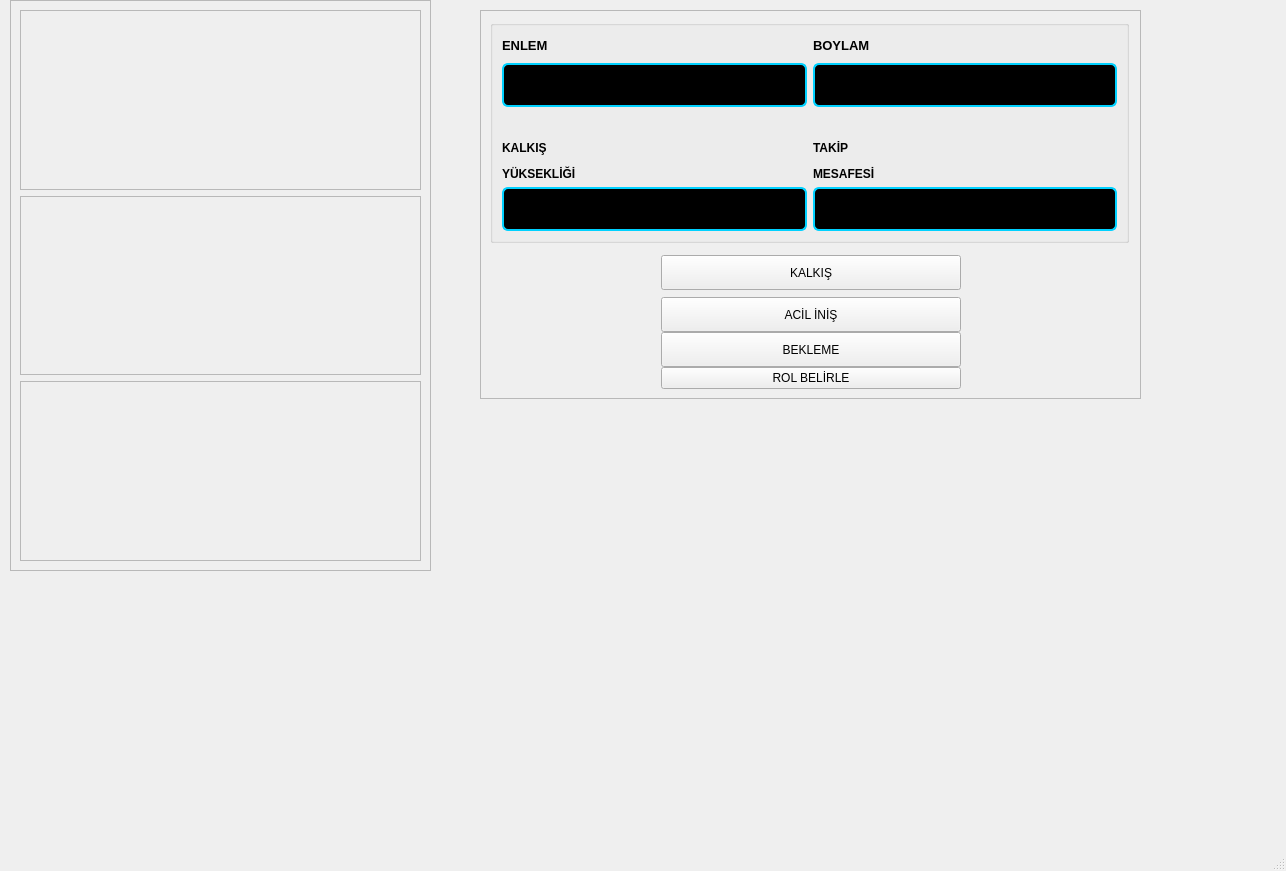
<?xml version="1.0" encoding="UTF-8"?>
<ui version="4.0">
 <class>MainWindow</class>
 <widget class="QMainWindow" name="MainWindow">
  <property name="geometry">
   <rect>
    <x>0</x>
    <y>0</y>
    <width>1286</width>
    <height>871</height>
   </rect>
  </property>
  <property name="windowTitle">
   <string>MainWindow</string>
  </property>
  <widget class="QWidget" name="centralwidget">
   <widget class="QFrame" name="sag_frame">
    <property name="geometry">
     <rect>
      <x>480</x>
      <y>10</y>
      <width>661</width>
      <height>389</height>
     </rect>
    </property>
    <property name="frameShape">
     <enum>QFrame::StyledPanel</enum>
    </property>
    <property name="frameShadow">
     <enum>QFrame::Raised</enum>
    </property>
    <layout class="QGridLayout" name="gridLayout_3">
     <item row="0" column="0">
      <layout class="QGridLayout" name="gridLayout_5">
       <property name="horizontalSpacing">
        <number>7</number>
       </property>
       <item row="1" column="0">
        <layout class="QGridLayout" name="gridLayout_10" columnstretch="0,0,0">
         <item row="1" column="1">
          <widget class="QPushButton" name="pushButton_2">
           <property name="sizePolicy">
            <sizepolicy hsizetype="Expanding" vsizetype="Fixed">
             <horstretch>0</horstretch>
             <verstretch>0</verstretch>
            </sizepolicy>
           </property>
           <property name="minimumSize">
            <size>
             <width>0</width>
             <height>35</height>
            </size>
           </property>
           <property name="text">
            <string>ACİL İNİŞ</string>
           </property>
          </widget>
         </item>
         <item row="0" column="0">
          <spacer name="horizontalSpacer">
           <property name="orientation">
            <enum>Qt::Horizontal</enum>
           </property>
           <property name="sizeHint" stdset="0">
            <size>
             <width>48</width>
             <height>48</height>
            </size>
           </property>
          </spacer>
         </item>
         <item row="2" column="1">
          <widget class="QPushButton" name="pushButton_3">
           <property name="sizePolicy">
            <sizepolicy hsizetype="Expanding" vsizetype="Fixed">
             <horstretch>0</horstretch>
             <verstretch>0</verstretch>
            </sizepolicy>
           </property>
           <property name="minimumSize">
            <size>
             <width>0</width>
             <height>35</height>
            </size>
           </property>
           <property name="text">
            <string>BEKLEME</string>
           </property>
          </widget>
         </item>
         <item row="0" column="2">
          <spacer name="horizontalSpacer_3">
           <property name="orientation">
            <enum>Qt::Horizontal</enum>
           </property>
           <property name="sizeHint" stdset="0">
            <size>
             <width>40</width>
             <height>20</height>
            </size>
           </property>
          </spacer>
         </item>
         <item row="0" column="1">
          <widget class="QPushButton" name="pushButton">
           <property name="sizePolicy">
            <sizepolicy hsizetype="Expanding" vsizetype="Fixed">
             <horstretch>0</horstretch>
             <verstretch>0</verstretch>
            </sizepolicy>
           </property>
           <property name="minimumSize">
            <size>
             <width>300</width>
             <height>35</height>
            </size>
           </property>
           <property name="text">
            <string>KALKIŞ</string>
           </property>
          </widget>
         </item>
         <item row="3" column="1">
          <widget class="QPushButton" name="btn_rol_atama">
           <property name="text">
            <string>ROL BELİRLE</string>
           </property>
          </widget>
         </item>
        </layout>
       </item>
       <item row="0" column="0">
        <widget class="QGroupBox" name="groupBox_6">
         <property name="sizePolicy">
          <sizepolicy hsizetype="Expanding" vsizetype="Expanding">
           <horstretch>0</horstretch>
           <verstretch>0</verstretch>
          </sizepolicy>
         </property>
         <property name="maximumSize">
          <size>
           <width>639</width>
           <height>326</height>
          </size>
         </property>
         <property name="title">
          <string/>
         </property>
         <layout class="QGridLayout" name="gridLayout">
          <item row="0" column="0">
           <layout class="QGridLayout" name="gridLayout_6">
            <item row="0" column="0">
             <layout class="QGridLayout" name="gridLayout_7">
              <item row="1" column="1" rowspan="3">
               <layout class="QGridLayout" name="gridLayout_8">
                <item row="4" column="1">
                 <widget class="QLabel" name="label_4">
                  <property name="text">
                   <string>&lt;html&gt;&lt;head/&gt;&lt;body&gt;&lt;p&gt;&lt;span style=&quot; font-size:9pt; font-weight:600;&quot;&gt;TAKİP &lt;/span&gt;&lt;/p&gt;&lt;p&gt;&lt;span style=&quot; font-size:9pt; font-weight:600;&quot;&gt;MESAFESİ&lt;/span&gt;&lt;/p&gt;&lt;/body&gt;&lt;/html&gt;</string>
                  </property>
                 </widget>
                </item>
                <item row="2" column="1">
                 <widget class="QLineEdit" name="boylam">
                  <property name="sizePolicy">
                   <sizepolicy hsizetype="Expanding" vsizetype="Fixed">
                    <horstretch>0</horstretch>
                    <verstretch>0</verstretch>
                   </sizepolicy>
                  </property>
                  <property name="styleSheet">
                   <string notr="true">QLineEdit {
    background-color: #000000;
    color: white; /* Yazılar tamamen beyaz */
    border: 1.5px solid #00D1FF; /* Senin ikonik turkuaz çerçeven */
    border-radius: 6px;
    padding-left: 12px;
    padding-right: 12px;
    font-family: 'Consolas', monospace; /* Teknik/Kod fontu */
    font-size: 15px;
    font-weight: bold;
    min-height: 40px;
}

/* Kutuya tıklandığında (Odaklandığında) */
QLineEdit:focus {
    border: 2px solid #00FFC2; /* Daha parlak bir turkuaz/yeşil vurgu */
    background-color: #050505;
}

/* Mouse ile üzerine gelindiğinde hafif parlasın */
QLineEdit:hover {
    border: 1.5px solid #ffffff; /* Çerçeve beyaza yaklaşsın */
}

/* Yazı yazılamaz (Pasif) durumdayken */
QLineEdit:disabled {
    background-color: #12161c;
    color: #555555;
    border: 1.5px solid #333333;
}</string>
                  </property>
                 </widget>
                </item>
                <item row="4" column="0">
                 <widget class="QLabel" name="label">
                  <property name="minimumSize">
                   <size>
                    <width>0</width>
                    <height>0</height>
                   </size>
                  </property>
                  <property name="text">
                   <string>&lt;html&gt;&lt;head/&gt;&lt;body&gt;&lt;p&gt;&lt;span style=&quot; font-size:9pt; font-weight:600;&quot;&gt;KALKIŞ&lt;/span&gt;&lt;/p&gt;&lt;p&gt;&lt;span style=&quot; font-size:9pt; font-weight:600;&quot;&gt;YÜKSEKLİĞİ&lt;/span&gt;&lt;/p&gt;&lt;/body&gt;&lt;/html&gt;</string>
                  </property>
                 </widget>
                </item>
                <item row="5" column="1">
                 <widget class="QLineEdit" name="takip_mesafesi">
                  <property name="sizePolicy">
                   <sizepolicy hsizetype="Expanding" vsizetype="Fixed">
                    <horstretch>0</horstretch>
                    <verstretch>0</verstretch>
                   </sizepolicy>
                  </property>
                  <property name="styleSheet">
                   <string notr="true">QLineEdit {
    background-color: #000000;
    color: white; /* Yazılar tamamen beyaz */
    border: 1.5px solid #00D1FF; /* Senin ikonik turkuaz çerçeven */
    border-radius: 6px;
    padding-left: 12px;
    padding-right: 12px;
    font-family: 'Consolas', monospace; /* Teknik/Kod fontu */
    font-size: 15px;
    font-weight: bold;
    min-height: 40px;
}

/* Kutuya tıklandığında (Odaklandığında) */
QLineEdit:focus {
    border: 2px solid #00FFC2; /* Daha parlak bir turkuaz/yeşil vurgu */
    background-color: #050505;
}

/* Mouse ile üzerine gelindiğinde hafif parlasın */
QLineEdit:hover {
    border: 1.5px solid #ffffff; /* Çerçeve beyaza yaklaşsın */
}

/* Yazı yazılamaz (Pasif) durumdayken */
QLineEdit:disabled {
    background-color: #12161c;
    color: #555555;
    border: 1.5px solid #333333;
}</string>
                  </property>
                 </widget>
                </item>
                <item row="2" column="0">
                 <widget class="QLineEdit" name="enlem">
                  <property name="sizePolicy">
                   <sizepolicy hsizetype="Expanding" vsizetype="Fixed">
                    <horstretch>0</horstretch>
                    <verstretch>0</verstretch>
                   </sizepolicy>
                  </property>
                  <property name="styleSheet">
                   <string notr="true">QLineEdit {
    background-color: #000000;
    color: white; /* Yazılar tamamen beyaz */
    border: 1.5px solid #00D1FF; /* Senin ikonik turkuaz çerçeven */
    border-radius: 6px;
    padding-left: 12px;
    padding-right: 12px;
    font-family: 'Consolas', monospace; /* Teknik/Kod fontu */
    font-size: 15px;
    font-weight: bold;
    min-height: 40px;
}

/* Kutuya tıklandığında (Odaklandığında) */
QLineEdit:focus {
    border: 2px solid #00FFC2; /* Daha parlak bir turkuaz/yeşil vurgu */
    background-color: #050505;
}

/* Mouse ile üzerine gelindiğinde hafif parlasın */
QLineEdit:hover {
    border: 1.5px solid #ffffff; /* Çerçeve beyaza yaklaşsın */
}

/* Yazı yazılamaz (Pasif) durumdayken */
QLineEdit:disabled {
    background-color: #12161c;
    color: #555555;
    border: 1.5px solid #333333;
}</string>
                  </property>
                  <property name="inputMask">
                   <string/>
                  </property>
                 </widget>
                </item>
                <item row="1" column="1">
                 <widget class="QLabel" name="label_10">
                  <property name="text">
                   <string>&lt;html&gt;&lt;head/&gt;&lt;body&gt;&lt;p&gt;&lt;span style=&quot; font-size:10pt; font-weight:600;&quot;&gt;BOYLAM&lt;/span&gt;&lt;/p&gt;&lt;/body&gt;&lt;/html&gt;</string>
                  </property>
                 </widget>
                </item>
                <item row="1" column="0">
                 <widget class="QLabel" name="label_3">
                  <property name="text">
                   <string>&lt;html&gt;&lt;head/&gt;&lt;body&gt;&lt;p&gt;&lt;span style=&quot; font-size:10pt; font-weight:600;&quot;&gt;ENLEM&lt;/span&gt;&lt;/p&gt;&lt;/body&gt;&lt;/html&gt;</string>
                  </property>
                 </widget>
                </item>
                <item row="2" column="2" rowspan="2">
                 <layout class="QGridLayout" name="gridLayout_9"/>
                </item>
                <item row="5" column="0">
                 <widget class="QLineEdit" name="kalkis_yuksekligi">
                  <property name="sizePolicy">
                   <sizepolicy hsizetype="Expanding" vsizetype="Fixed">
                    <horstretch>0</horstretch>
                    <verstretch>0</verstretch>
                   </sizepolicy>
                  </property>
                  <property name="styleSheet">
                   <string notr="true">QLineEdit {
    background-color: #000000;
    color: white; /* Yazılar tamamen beyaz */
    border: 1.5px solid #00D1FF; /* Senin ikonik turkuaz çerçeven */
    border-radius: 6px;
    padding-left: 12px;
    padding-right: 12px;
    font-family: 'Consolas', monospace; /* Teknik/Kod fontu */
    font-size: 15px;
    font-weight: bold;
    min-height: 40px;
}

/* Kutuya tıklandığında (Odaklandığında) */
QLineEdit:focus {
    border: 2px solid #00FFC2; /* Daha parlak bir turkuaz/yeşil vurgu */
    background-color: #050505;
}

/* Mouse ile üzerine gelindiğinde hafif parlasın */
QLineEdit:hover {
    border: 1.5px solid #ffffff; /* Çerçeve beyaza yaklaşsın */
}

/* Yazı yazılamaz (Pasif) durumdayken */
QLineEdit:disabled {
    background-color: #12161c;
    color: #555555;
    border: 1.5px solid #333333;
}</string>
                  </property>
                  <property name="inputMask">
                   <string/>
                  </property>
                 </widget>
                </item>
               </layout>
              </item>
             </layout>
            </item>
           </layout>
          </item>
         </layout>
        </widget>
       </item>
      </layout>
     </item>
    </layout>
   </widget>
   <widget class="QFrame" name="sol_frame">
    <property name="geometry">
     <rect>
      <x>10</x>
      <y>0</y>
      <width>421</width>
      <height>571</height>
     </rect>
    </property>
    <property name="frameShape">
     <enum>QFrame::StyledPanel</enum>
    </property>
    <property name="frameShadow">
     <enum>QFrame::Raised</enum>
    </property>
    <layout class="QGridLayout" name="gridLayout_30">
     <item row="1" column="0">
      <widget class="QFrame" name="frame_sag">
       <property name="frameShape">
        <enum>QFrame::StyledPanel</enum>
       </property>
       <property name="frameShadow">
        <enum>QFrame::Raised</enum>
       </property>
      </widget>
     </item>
     <item row="0" column="0">
      <widget class="QFrame" name="frame_lider">
       <property name="frameShape">
        <enum>QFrame::StyledPanel</enum>
       </property>
       <property name="frameShadow">
        <enum>QFrame::Raised</enum>
       </property>
      </widget>
     </item>
     <item row="2" column="0">
      <widget class="QFrame" name="frame_sol">
       <property name="frameShape">
        <enum>QFrame::StyledPanel</enum>
       </property>
       <property name="frameShadow">
        <enum>QFrame::Raised</enum>
       </property>
      </widget>
     </item>
    </layout>
   </widget>
  </widget>
  <widget class="QMenuBar" name="menubar">
   <property name="geometry">
    <rect>
     <x>0</x>
     <y>0</y>
     <width>1286</width>
     <height>24</height>
    </rect>
   </property>
  </widget>
  <widget class="QStatusBar" name="statusbar"/>
 </widget>
 <resources/>
 <connections/>
</ui>
